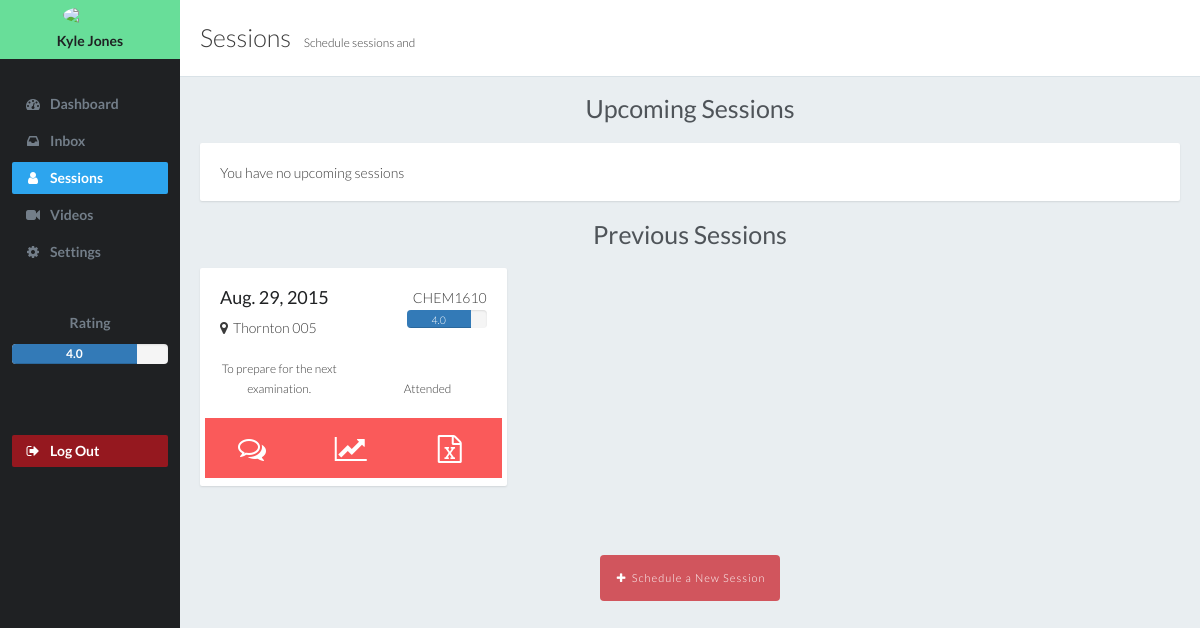
The page /internal/sessions/ (signed in) on the database its author committed.
### external/models.py (models this page shows, shortened)
class Session(models.Model):
	course = models.ForeignKey('Course')
	date = models.DateField()
	date_created = models.DateField(auto_now_add=True)
	time = models.TimeField()
	instructor = models.ForeignKey('Instructor')
	location = models.CharField(max_length=40, null=True)
	description = models.TextField(default="To prepare for the next examination.")
	present = models.IntegerField(default=0)
	status = models.CharField(max_length='5', choices=SESSION_STATUS, default=SESSION_STATUS[0])
	test_file = models.FileField(null=True)
	students = models.ManyToManyField('Student')
	@property
	def rating(self):
		ratings = Rating.objects.filter(session=self).aggregate(Avg('value'))['value__avg']
		if ratings:
			return round(ratings, 2)
		else:
			return 0
	class Meta:
		ordering = ['-date']

class Course(models.Model):
	name = models.CharField(max_length=30)
	code = models.CharField(max_length=10)

### internal/views.py (the view)
# urls.py: url(r'^sessions/attend/(?P<student_id>[a-zA-Z0-9]+)/(?P<session_id>[0-9]+)$', views.attend),
@login_required
def sessions(request):
	user = request.user
	if not user: return Http404('Error')
	today = datetime.today()
	instructor = Instructor.objects.get(user=user)
	if not instructor: return Http404('Error')
	courses = Course.objects.all()
	sessions = instructor.session_set.all()
	upcoming_sessions = prepareSessionForTemplate(sessions.filter(date__gte=today).values())
	previous_sessions = prepareSessionForTemplate(sessions.filter(date__lt=today).values())
	rating = Instructor.objects.get(user=user).rating
	rating_percent = rating * 20
	return render(request, 'internal/sessions.html', {'user': user, 'rating': rating,
		'rating_percent': rating_percent, 'upcoming_sessions': upcoming_sessions,
		'previous_sessions': previous_sessions})

### external/models.py (called while the page is built)
	@property
	def rating(self):
		ratings = Rating.objects.filter(instructor=self).aggregate(Avg('value'))['value__avg']
		if ratings:
			return round(ratings, 2)
		else:
			return 0

### internal/views.py (called while the page is built)
def prepareSessionForTemplate(sessions):
	for session in sessions:
		session['rating'] = Session.objects.get(id=session['id']).rating
		session['rating_percent'] = session['rating'] * 20
		session['course'] = Course.objects.get(id=session['course_id']).code
	return sessions

### internal/templates/internal/sessions.html (shortened to what this page needs)
{% load staticfiles%}
<!DOCTYPE html>
<html >
  <head>
    <link rel='stylesheet prefetch' href='http://maxcdn.bootstrapcdn.com/font-awesome/4.2.0/css/font-awesome.min.css'>
    <link rel='stylesheet prefetch' href='http://maxcdn.bootstrapcdn.com/bootstrap/3.3.1/css/bootstrap.min.css'>
    <link rel="stylesheet" href="{%static 'internal/dashboard_base_style.css'%}">
    <link rel="stylesheet" href="{%static 'internal/sessions/sessions_style.css'%}">
  </head>
  <body>
    <div id="nav">
      <div class="user-banner"><img src="http://bit.ly/1jFjKGa"/>
        <h5 class="username">{{user.first_name|add:" "|add:user.last_name}}</h5>
      </div>
      <ul>
        <li class="head"></li>
        <li><a href="/internal/home"><i class="fa fa-fw fa-dashboard"></i><span>Dashboard</span></a></li>
        <li><a href="/internal/inbox/"><i class="fa fa-fw fa-inbox"></i><span class="swatch light-grey">Inbox</span></a></li>
        <li class="active"><a href="/internal/sessions/"><i class="fa fa-fw fa-user"></i><span>Sessions</span></a></li>
        <li><a href="/internal/videos/"><i class="fa fa-fw fa-video-camera"></i><span>Videos</span></a></li>
        <li><a href="/internal/settings/"><i class="fa fa-fw fa-cog"></i><span>Settings</span></a></li>
        <li class="rating-title"><a href=""></a></li>
        <li class="rating-title"><a href=""></a></li>
        <li class="rating-title"><a href=""><span>Rating</span></a></li>
        <div class="progress clear-right">
                  <div role="progressbar" aria-valuenow="75" aria-valuemin="0" aria-valuemax="100" style="width: {{rating_percent}}%;" class="progress-bar">{{rating}}<span class="sr-only">{{rating_percent}}% Complete</span></div>
        </div>
        <li class="rating-title"><a href=""></a></li>
        <li class="rating-title"><a href=""></a></li>
        <li class="rating-title"><a href=""></a></li>
        <li class="signout"><a href="/internal/logout/"><i class="fa fa-fw fa-sign-out"></i><span>Log Out</span></a></li>
      </ul>
    </div>
    <div id="main">
      <header>
        <span class="header-title">Sessions</span> <small>Schedule sessions and </small>
      </header>
      <div id="content">
        <h1 class="section-title">Upcoming Sessions</h1>
        {% if upcoming_sessions %}
          <div class="row">
        {% for session in upcoming_sessions %}
            <div class="col-sm-4">
              <div class="box property-glance">
                <div class="header">
                  <h4 class="pull-left">{{session.date}} <small> {{session.time}}</small></h4><span class="pull-right">{{session.course}}</span>
                  <div class="progress clear-right">
                    <div role="progressbar" style="width: 100%;" class="progress-bar no-rating">No Rating Yet</div>
                  </div>
                  <div class="clear-left"><i class="fa fa-map-marker"></i><span>{{session.location}}</span></div>
                </div>
                <div class="body">
                  <div class="row">
                    <div class="col-sm-6 statistic text-center">
                      <small>{{session.description}}</small>
                    </div>
                    <div class="col-sm-6 text-center">
                      <h1>{{session.present}}</h1><small>In Attendance</small>
                    </div>
                  </div>
                  <div class="row">
                    <div data-toggle="email" data-placement="bottom" title="Send Email" class="col-sm-4 col-xs-6 widget"><i class="fa fa-comments-o"></i></div>
                    <div data-toggle="statistics" data-placement="bottom" title="Session Statistics" class="col-sm-4 col-xs-6 widget"><i class="fa fa-line-chart"></i></div>
                    <div data-toggle="attendance" data-placement="bottom" title="Enter Attendance" class="col-sm-4 col-xs-6 widget"><i class="fa fa-list"></i></div>
                  </div>
                </div>
              </div>
            </div>
        {% endfor %}
          </div>
        {% else %}
        <div style="margin-top: 20px;" class="box">
          <div class="body">
            <p>You have no upcoming sessions</p>
          </div>
        </div>
        {% endif %}
        <h1 class="section-title">Previous Sessions</h1>
        {% if previous_sessions %}
        {% for session in previous_sessions %}
        <div class="row">
          <div class="col-sm-4">
            <div class="box property-glance">
              <div class="header">
                <h4 class="pull-left">{{session.date}}</h4><span class="pull-right">{{session.course}}</span>
                <div class="progress clear-right">
                  <div role="progressbar" aria-valuenow="75" aria-valuemin="0" aria-valuemax="100" style="width: {{session.rating_percent}}%;" class="progress-bar">{{session.rating}}<span class="sr-only">{{session.rating_percent}}% Complete</span></div>
                </div>
                <div class="clear-left"><i class="fa fa-map-marker"></i><span>{{session.location}}</span></div>
              </div>
              <div class="body">
                <div class="row">
                  <div class="col-sm-6 statistic text-center">
                    <small>{{session.description}}</small>
                  </div>
                  <div class="col-sm-6 text-center">
                    <h1>{{session.attendance}}</h1><small>Attended</small>
                  </div>
                </div>
                <div class="row">
                  <div data-toggle="email" data-placement="bottom" title="Send Email" class="col-sm-4 col-xs-6 widget"><i class="fa fa-comments-o"></i></div>
                  <div data-toggle="email" data-placement="bottom" title="Session Statistics" class="col-sm-4 col-xs-6 widget"><i class="fa fa-line-chart"></i></div>
                  <div data-toggle="attendance" data-placement="bottom" title="Download Attendance Sheet" class="col-sm-4 col-xs-6 widget"><i class="fa fa-file-excel-o"></i></div>
                </div>
              </div>
            </div>
          </div>
        </div>
        {% endfor %}
        {% else %}
        <div style="margin-top: 20px;" class="box">
          <div class="body">
            <p>You have not hosted any sessions</p>
          </div>
        </div>
        {% endif %}
        <div class="schedule"><a href="schedule/"><i class="fa fa-fw fa-plus"></i><span> Schedule a New Session</span></a></div>
      </div>
    </div>
  </body>
</html>

### internal/static/internal/dashboard_base_style.css (style rules this page uses)
header .header-title { font-size:25px; margin-right: 10px; }
.section-title { text-align: center; }
.rating-title { text-align: center; }
.pull-left { float: left; }
.pull-right { float: right; }
.clear-left { clear: left; }
.clear-right { clear: right; }
.user-banner { width: 180px; padding: 1px 0px 1px 0px; background: #68de99; text-align: center; }
.user-banner img { display: inline-block; vertical-align: middle; margin-top: 5px; width: 50px; margin-right: 5px; border-radius: 100%; }
.user-banner .username { font-weight: bold; }
html, body { height: 100%; }
body { padding: 0; margin: 0; font-family: Lato; font-weight: 300; color: rgba(10,10,10,.8); background: #E9EEF1; }
h1, h2, h3, h4, h5, h6 { color: #1F2123; }
h1, h2 { color: #4f5459; margin: 5px 0 20px 0; }
h1 { font-size: 25px; }
#nav { position: fixed; top: 0; bottom: 0; width: 180px; color: #fff; background: #1F2123; z-index: +10; }
#nav a { color: #737E89; text-decoration: none; }
#nav ul { list-style-type: none; padding: 12px; margin: 0; font-weight: 600; }
#nav ul li.head { color: #50585f; font-size: 11px; letter-spacing: 1px; text-transform: uppercase; padding: 6px 12px; }
#nav ul li a { display: block; padding: 6px 12px; margin: 5px 0; border-radius: 2px; }
#nav ul li a i { margin-right: 8px; }
#nav ul li.active a { color: #fff; background: #2DA5EE; }
#nav ul li.signout a { color: #fff; background: rgba(200,20,30,.7); }
#main { margin-left: 180px; }
#main header { position: fixed; background: #fff; width: 100%; padding: 20px; z-index: +1; border-bottom: 1px solid #d9e2e7; }
#main #content { position: relative; top: 70px; padding: 20px; }
#main .property-glance i { margin-right: 5px; }
#main .property-glance .progress { float: right; width: 30%; height: 18px; margin-top: 2px; }
#main .property-glance .progress .progress-bar { font-size: 75%; }
#main .property-glance .widget { text-align: center; margin-top: 20px; padding: 10px; background: #fa5a5a; color: #fff; font-size: 200%; }
.box { position: relative; background: #fff; box-sizing: border-box; margin-bottom: 20px; box-shadow: 0 1px 2px rgba(0, 0, 0, 0.1); border-radius: 2px; }
.box h4 { margin: 0 0 10px 0; }
.box .header { padding: 20px 20px 0; }
.box .body { padding: 20px 20px 8px; }

### internal/static/internal/sessions/sessions_style.css (style rules this page uses)
.schedule { width: :100%; text-align: center; color: #fff; font-size: 11px; letter-spacing: 1px; margin: 5px 0; border-radius: 2px; }
.schedule a { background: rgba(200,20,30,.7); width: 180px; display: block; padding: 15px 12px; margin-top: 5%; margin-left: auto; margin-right: auto; border-radius: 4px; color: #fff; text-decoration: none; }

### rows shown on the page
Session: date "Aug. 29, 2015", course "CHEM1610", {{ session.rating_percent }} 80.0 (drawn), rating "4.0", location "Thornton 005", description "To prepare for the next examination."

### other values the page prints
{{ user.first_name|add:" "|add:user.last_name }} "Kyle Jones"
{{ rating }} "4.0"
